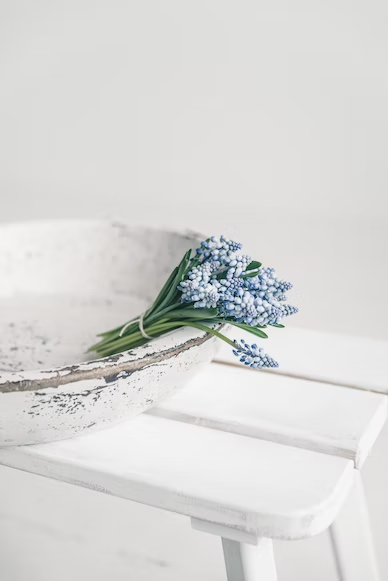
#> input picture assets/img1.png, 388 x 581 px
$ python program10.py
#> lines starting #> are read from the running program, lines starting #| are printed output that depends on the picture; after the words box and inside, x2 and y2 are one past the last pixel; in counts of white or black regions, pixels touching at a corner belong together
import numpy as np
import cv2
import matplotlib.pyplot as plt

img = cv2.imread("assets/img1.png",0)
#> img: shape (581, 388); min 0, max 253, mean 216.1
M,N = img.shape
#> M = 581; N = 388
H = np.zeros((M,N),dtype=np.float32)
D0 = 50
for u in range(M):
    for v in range(N):
        D = np.sqrt((u-M/2)**2 + (v-N/2)**2)
        if(D <= D0):
            H[u,v] = 1
        else:
            H[u,v] = 0
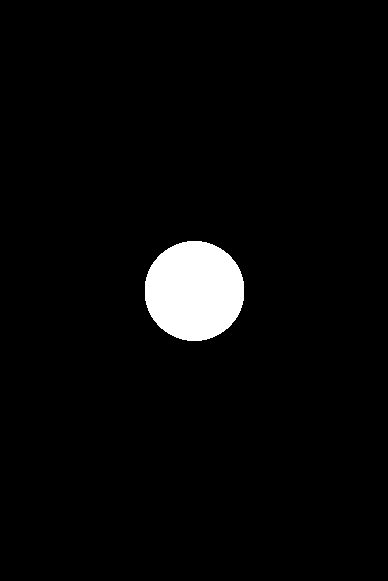
#> H: shape (581, 388) float32; values 0 (black) and 1 (white), 3.5% white; 1 white region, box (x1, y1, x2, y2) and area: (145, 241, 244, 341) 7856


plt.imshow(H,cmap='gray')
plt.axis('off')
plt.show()
